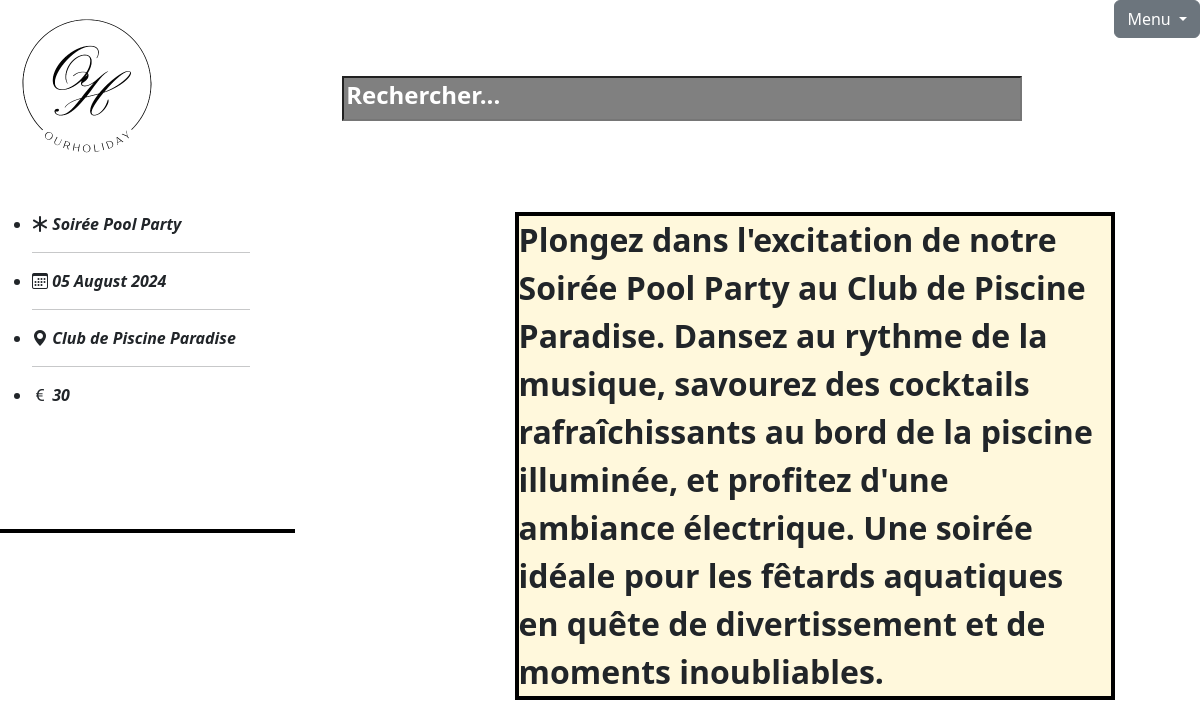
The page /Controller/billeterie.php?idevenement=3 (signed in) on the database its author committed.
### tables this page shows
CREATE TABLE `evenement` (
  `id_evenement` int(255) NOT NULL,
  `libelle` varchar(255) NOT NULL,
  `detail` mediumtext NOT NULL,
  `date` date NOT NULL,
  `heureDebut` time(6) NOT NULL,
  `heureFin` time(6) NOT NULL,
  `lieu` varchar(255) NOT NULL,
  `age_minimum` int(255) NOT NULL,
  `prix` int(255) NOT NULL,
  `nombrePlaceMaximum` int(255) NOT NULL,
  `fk_categories` int(255) NOT NULL
);

### Controller/billeterie.php (called while the page is built, shortened)
<?php
require_once "../Model/BDD.php";
$bdd = new Bdd();
if (isset($_GET['idevenement'])) {
    $idevenement=$_GET['idevenement'];
    $evenement =$bdd->getOneEvenementById($idevenement);
}
else{
    header('Location: ../Controller/categories.php');
}
require "../View/billeterie.php";

### Model/Bdd.php (called while the page is built, shortened)
<?php
class Bdd
{
    private $bdd;
    function __construct()
    {
        $dsn = 'mysql:dbname=evenementbdd;host=127.0.0.1';
        $dbUser = 'root';
        $dbPwd = '';
        try {
            $this->bdd = new PDO($dsn, $dbUser, $dbPwd);
        } catch (PDOException $e) {
            echo $e->getMessage();
        }
    }
    function getOneEvenementById($idevenement)
    {
        $sql = "SELECT `id_evenement`, `libelle`, `detail`, `date`, `heureDebut`, `heureFin`, `lieu`, `age_minimum`, `prix`, `nombrePlaceMaximum`, `fk_categories`
        FROM `evenement`
        WHERE id_evenement=$idevenement";
        $query = $this->bdd->prepare($sql);
        $query->execute();
        return $query->fetchAll();
    }
}

### View/billeterie.php (the view, shortened to what this page needs)
<?php
require "../View/header.php";
?>
<!DOCTYPE html>
<html lang="fr">
<head>
    <link rel="stylesheet" href="../View/billeterie.css">
</head>
<body>
    <div class="all">
        <div class="Information">
            <?php
            if (is_array($evenement) || is_object($evenement)) {
                foreach ($evenement as $eve) {
                    echo "   <ul>";
                    echo '    <li><i class="bi bi-asterisk"><strong> ' . $eve['libelle'] . '</strong></i></li>';
                    echo '       <hr>';
                    echo '   <li><i class="bi bi-calendar3"><strong> ' . date('d F Y', strtotime($eve['date'])) . '</strong></i></li>';
                    echo '    <hr>';
                    echo '    <li><i class="bi bi-geo-alt-fill"><strong> ' . $eve['lieu'] . '</strong></i></li>';
                    echo '    <hr>';
                    echo '   <li> <i class="bi bi-currency-euro"><strong> ' . $eve['prix'] . '</strong></i></li>';
                    echo '    </ul>';
                }
            }
            ?>
        </div>
        <div class="photo">
            <?php
            if (is_array($evenement) || is_object($evenement)) {
                foreach ($evenement as $eve) {
                    echo "<div id='detail'>" . $eve['detail'] . "</div> ";
                }
            }
            ?>
        </div>
    </div>
    <form action="../Controller/achat.php" method="GET">
        <div class="Achat">
        </div>
    </form>
</body>
</html>

### View/index.css (style rules this page uses)
::placeholder { color: white; font-size: 1.5em; }

### View/billeterie.css (style rules this page uses)
.Information { width: 250px; top: -6cm; position: relative; }
#detail { width: 600px; height: auto; left: 7cm; top: -6cm; position: relative; font-weight: bold; font-size: xx-large; border: 4px solid black; animation: colorRotate 5s linear infinite; background-color: cornsilk; }
.all { display: flex; position: relative; top: 5cm; }
.Achat { display: flex; justify-content: space-between; width: 295px; text-align: center; border: 2px solid black; font-weight: bold; position: absolute; top: 14cm; }

### rows shown on the page
evenement: libelle "Soirée Pool Party", date "05 August 2024", lieu "Club de Piscine Paradise", prix "30", detail "Plongez dans l'excitation de notre Soirée Pool Party au Club de Piscine Paradise. Dansez au rythme de la musique, savourez des cocktails rafraîchissants au bord de la piscine illuminée, et profitez d'une ambiance électrique. Une soirée idéale pour les fêtards aquatiques en quête de divertissement et de moments inoubliables."
